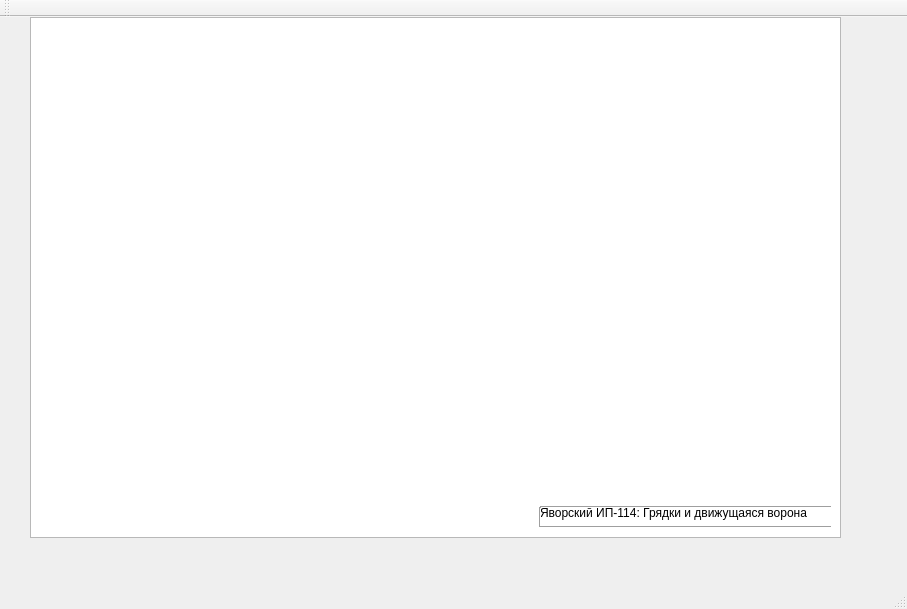
<?xml version="1.0" encoding="UTF-8"?>
<ui version="4.0">
 <class>MainWindowYavorskiy</class>
 <widget class="QMainWindow" name="MainWindowYavorskiy">
  <property name="geometry">
   <rect>
    <x>0</x>
    <y>0</y>
    <width>907</width>
    <height>609</height>
   </rect>
  </property>
  <property name="windowTitle">
   <string>MainWindowYavorskiy</string>
  </property>
  <widget class="QWidget" name="centralWidget">
   <widget class="QGraphicsView" name="graphicsView">
    <property name="geometry">
     <rect>
      <x>30</x>
      <y>0</y>
      <width>811</width>
      <height>521</height>
     </rect>
    </property>
    <property name="sizePolicy">
     <sizepolicy hsizetype="Fixed" vsizetype="Expanding">
      <horstretch>0</horstretch>
      <verstretch>0</verstretch>
     </sizepolicy>
    </property>
    <property name="verticalScrollBarPolicy">
     <enum>Qt::ScrollBarAlwaysOff</enum>
    </property>
    <property name="horizontalScrollBarPolicy">
     <enum>Qt::ScrollBarAlwaysOff</enum>
    </property>
    <property name="renderHints">
     <set>QPainter::Antialiasing</set>
    </property>
   </widget>
   <widget class="QLabel" name="label">
    <property name="geometry">
     <rect>
      <x>540</x>
      <y>450</y>
      <width>491</width>
      <height>91</height>
     </rect>
    </property>
    <property name="text">
     <string>Яворский ИП-114: Грядки и движущаяся ворона</string>
    </property>
   </widget>
   <widget class="Line" name="line">
    <property name="geometry">
     <rect>
      <x>540</x>
      <y>500</y>
      <width>291</width>
      <height>20</height>
     </rect>
    </property>
    <property name="orientation">
     <enum>Qt::Horizontal</enum>
    </property>
   </widget>
   <widget class="Line" name="line_2">
    <property name="geometry">
     <rect>
      <x>540</x>
      <y>480</y>
      <width>291</width>
      <height>20</height>
     </rect>
    </property>
    <property name="orientation">
     <enum>Qt::Horizontal</enum>
    </property>
   </widget>
   <widget class="Line" name="line_3">
    <property name="geometry">
     <rect>
      <x>530</x>
      <y>490</y>
      <width>20</width>
      <height>20</height>
     </rect>
    </property>
    <property name="orientation">
     <enum>Qt::Vertical</enum>
    </property>
   </widget>
  </widget>
  <widget class="QMenuBar" name="menuBar">
   <property name="geometry">
    <rect>
     <x>0</x>
     <y>0</y>
     <width>907</width>
     <height>21</height>
    </rect>
   </property>
  </widget>
  <widget class="QToolBar" name="mainToolBar">
   <attribute name="toolBarArea">
    <enum>TopToolBarArea</enum>
   </attribute>
   <attribute name="toolBarBreak">
    <bool>false</bool>
   </attribute>
  </widget>
  <widget class="QStatusBar" name="statusBar"/>
 </widget>
 <layoutdefault spacing="6" margin="11"/>
 <resources/>
 <connections/>
</ui>
